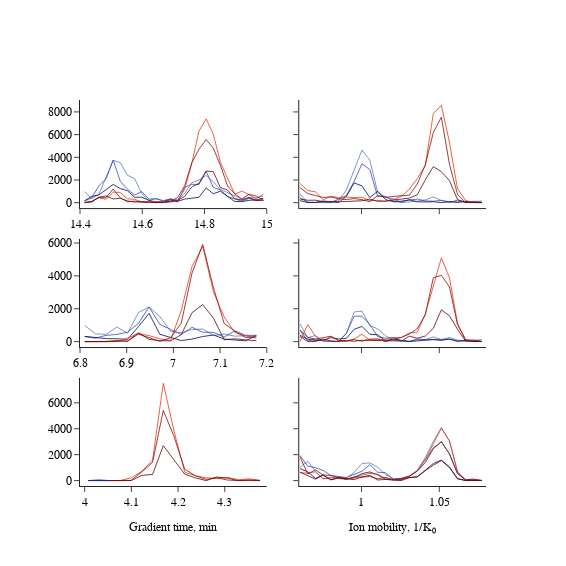

Notebook code for this chart:
### Code cell
fig = make_subplots(rows = 3, cols = 2,shared_yaxes=True,
                    horizontal_spacing=0.08, vertical_spacing = 0.08)
#XIC pS1 10 min gradient time
fig.add_trace(go.Scatter(x = MS1_pS1_XIC_10min.iloc[:,0], y = MS1_pS1_XIC_10min.iloc[:,1], mode = 'lines',
                         line_color = '#577BC1',
                        line = dict(width = 0.8)),
               row = 3, col = 1)
fig.add_trace(go.Scatter(x = MS1_pS1_XIC_10min.iloc[:,0], y = MS1_pS1_XIC_10min.iloc[:,2], mode = 'lines',
                        line_color = '#344CB7',
                        line = dict(width = 0.8)), 
               row = 3, col = 1)
fig.add_trace(go.Scatter(x = MS1_pS1_XIC_10min.iloc[:,0], y = MS1_pS1_XIC_10min.iloc[:,3], mode = 'lines',
                        line_color = '#000957',
                        line = dict(width = 0.8)), 
               row = 3, col = 1)
#XIC pS2 10 min gradient time
fig.add_trace(go.Scatter(x = MS1_pS2_XIC_10min.iloc[:,0], y = MS1_pS2_XIC_10min.iloc[:,1], mode = 'lines',
                        line_color = '#E83A14',
                        line = dict(width = 0.8)), 
               row = 3, col = 1)
fig.add_trace(go.Scatter(x = MS1_pS2_XIC_10min.iloc[:,0], y = MS1_pS2_XIC_10min.iloc[:,2], mode = 'lines',
                        line_color = '#890F0D',
                        line = dict(width = 0.8)), 
               row = 3, col = 1)
fig.add_trace(go.Scatter(x = MS1_pS2_XIC_10min.iloc[:,0], y = MS1_pS2_XIC_10min.iloc[:,3], mode = 'lines',
                        line_color = '#630606',
                        line = dict(width = 0.8)), 
               row = 3, col = 1)
#IM pS1 10 min gradient time
fig.add_trace(go.Scatter(x = MS1_pS1_IM_10min.iloc[:,0], y = MS1_pS1_IM_10min.iloc[:,1], mode = 'lines',
                        line_color = '#577BC1',
                        line = dict(width = 0.8)), 
               row = 3, col = 2)
fig.add_trace(go.Scatter(x = MS1_pS1_IM_10min.iloc[:,0], y = MS1_pS1_IM_10min.iloc[:,2], mode = 'lines',
                        line_color = '#344CB7',
                        line = dict(width = 0.8)), 
               row = 3, col = 2)
fig.add_trace(go.Scatter(x = MS1_pS1_IM_10min.iloc[:,0], y = MS1_pS1_IM_10min.iloc[:,3], mode = 'lines',
                        line_color = '#000957',
                        line = dict(width = 0.8)), 
               row = 3, col = 2)
#IM pS2 10 min gradient time
fig.add_trace(go.Scatter(x = MS1_pS2_IM_10min.iloc[:,0], y = MS1_pS2_IM_10min.iloc[:,1], mode = 'lines',
                        line_color = '#E83A14',
                        line = dict(width = 0.8)), 
               row = 3, col = 2)
fig.add_trace(go.Scatter(x = MS1_pS2_IM_10min.iloc[:,0], y = MS1_pS2_IM_10min.iloc[:,2], mode = 'lines',
                        line_color = '#890F0D',
                        line = dict(width = 0.8)), 
               row = 3, col = 2)
fig.add_trace(go.Scatter(x = MS1_pS2_IM_10min.iloc[:,0], y = MS1_pS2_IM_10min.iloc[:,3], mode = 'lines',
                        line_color = '#630606',
                        line = dict(width = 0.8)), 
               row = 3, col = 2)
#########################
#########################
#XIC pS1 21 min gradient time
fig.add_trace(go.Scatter(x = MS1_pS1_XIC_21min.iloc[:,0], y = MS1_pS1_XIC_21min.iloc[:,1], mode = 'lines',
                        line_color = '#577BC1',
                        line = dict(width = 0.8)),
               row = 2, col = 1)
fig.add_trace(go.Scatter(x = MS1_pS1_XIC_21min.iloc[:,0], y = MS1_pS1_XIC_21min.iloc[:,2], mode = 'lines',
                        line_color = '#344CB7',
                        line = dict(width = 0.8)), 
               row = 2, col = 1)
fig.add_trace(go.Scatter(x = MS1_pS1_XIC_21min.iloc[:,0], y = MS1_pS1_XIC_21min.iloc[:,3], mode = 'lines',
                        line_color = '#000957',
                        line = dict(width = 0.8)), 
               row = 2, col = 1)
#XIC pS2 21 min gradient time
fig.add_trace(go.Scatter(x = MS1_pS2_XIC_21min.iloc[:,0], y = MS1_pS2_XIC_21min.iloc[:,1], mode = 'lines',
                        line_color = '#E83A14',
                        line = dict(width = 0.8)), 
               row = 2, col = 1)
fig.add_trace(go.Scatter(x = MS1_pS2_XIC_21min.iloc[:,0], y = MS1_pS2_XIC_21min.iloc[:,2], mode = 'lines',
                        line_color = '#890F0D',
                        line = dict(width = 0.8)), 
               row = 2, col = 1)
fig.add_trace(go.Scatter(x = MS1_pS2_XIC_21min.iloc[:,0], y = MS1_pS2_XIC_21min.iloc[:,3], mode = 'lines',
                        line_color = '#630606',
                        line = dict(width = 0.8)), 
               row = 2, col = 1)
#IM pS1 21 min gradient time
fig.add_trace(go.Scatter(x = MS1_pS1_IM_21min.iloc[:,0], y = MS1_pS1_IM_21min.iloc[:,1], mode = 'lines',
                        line_color = '#577BC1',
                        line = dict(width = 0.8)), 
               row = 2, col = 2)
fig.add_trace(go.Scatter(x = MS1_pS1_IM_21min.iloc[:,0], y = MS1_pS1_IM_21min.iloc[:,2], mode = 'lines',
                        line_color = '#344CB7',
                        line = dict(width = 0.8)), 
               row = 2, col = 2)
fig.add_trace(go.Scatter(x = MS1_pS1_IM_21min.iloc[:,0], y = MS1_pS1_IM_21min.iloc[:,3], mode = 'lines',
                        line_color = '#000957',
                        line = dict(width = 0.8)), 
               row = 2, col = 2)
#IM pS2 21 min gradient time
fig.add_trace(go.Scatter(x = MS1_pS2_IM_21min.iloc[:,0], y = MS1_pS2_IM_21min.iloc[:,1], mode = 'lines',
                        line_color = '#E83A14',
                        line = dict(width = 0.8)), 
               row = 2, col = 2)
fig.add_trace(go.Scatter(x = MS1_pS2_IM_21min.iloc[:,0], y = MS1_pS2_IM_21min.iloc[:,2], mode = 'lines',
                        line_color = '#890F0D',
                        line = dict(width = 0.8)), 
               row = 2, col = 2)
fig.add_trace(go.Scatter(x = MS1_pS2_IM_21min.iloc[:,0], y = MS1_pS2_IM_21min.iloc[:,3], mode = 'lines',
                        line_color = '#630606',
                        line = dict(width = 0.8)), 
               row = 2, col = 2)
###########################
###########################
#XIC pS1 60 min gradient time
fig.add_trace(go.Scatter(x = MS1_pS1_XIC_60min.iloc[:,0], y = MS1_pS1_XIC_60min.iloc[:,1], mode = 'lines',
                        line_color = '#577BC1',
                        line = dict(width = 0.8)),
               row = 1, col = 1)
fig.add_trace(go.Scatter(x = MS1_pS1_XIC_60min.iloc[:,0], y = MS1_pS1_XIC_60min.iloc[:,2], mode = 'lines',
                        line_color = '#344CB7',
                        line = dict(width = 0.8)), 
               row = 1, col = 1)
fig.add_trace(go.Scatter(x = MS1_pS1_XIC_60min.iloc[:,0], y = MS1_pS1_XIC_60min.iloc[:,3], mode = 'lines',
                        line_color = '#000957',
                        line = dict(width = 0.8)), 
               row = 1, col = 1)
#XIC pS2 60 min gradient time
fig.add_trace(go.Scatter(x = MS1_pS2_XIC_60min.iloc[:,0], y = MS1_pS2_XIC_60min.iloc[:,1], mode = 'lines',
                        line_color = '#E83A14',
                        line = dict(width = 0.8)), 
               row = 1, col = 1)
fig.add_trace(go.Scatter(x = MS1_pS2_XIC_60min.iloc[:,0], y = MS1_pS2_XIC_60min.iloc[:,2], mode = 'lines',
                        line_color = '#890F0D',
                        line = dict(width = 0.8)), 
               row = 1, col = 1)
fig.add_trace(go.Scatter(x = MS1_pS2_XIC_60min.iloc[:,0], y = MS1_pS2_XIC_60min.iloc[:,3], mode = 'lines',
                        line_color = '#630606',
                        line = dict(width = 0.8)), 
               row = 1, col = 1)
#IM pS1 60 min gradient time
fig.add_trace(go.Scatter(x = MS1_pS1_IM_60min.iloc[:,0], y = MS1_pS1_IM_60min.iloc[:,1], mode = 'lines',
                        line_color = '#577BC1',
                        line = dict(width = 0.8)), 
               row = 1, col = 2)
fig.add_trace(go.Scatter(x = MS1_pS1_IM_60min.iloc[:,0], y = MS1_pS1_IM_60min.iloc[:,2], mode = 'lines',
                        line_color = '#344CB7',
                        line = dict(width = 0.8)), 
               row = 1, col = 2)
fig.add_trace(go.Scatter(x = MS1_pS1_IM_60min.iloc[:,0], y = MS1_pS1_IM_60min.iloc[:,3], mode = 'lines',
                        line_color = '#000957',
                        line = dict(width = 0.8)), 
               row = 1, col = 2)
#IM pS2 60 min gradient time
fig.add_trace(go.Scatter(x = MS1_pS2_IM_60min.iloc[:,0], y = MS1_pS2_IM_60min.iloc[:,1], mode = 'lines',
                        line_color = '#E83A14',
                        line = dict(width = 0.8)), 
               row = 1, col = 2)
fig.add_trace(go.Scatter(x = MS1_pS2_IM_60min.iloc[:,0], y = MS1_pS2_IM_60min.iloc[:,2], mode = 'lines',
                        line_color = '#890F0D',
                        line = dict(width = 0.8)), 
               row = 1, col = 2)
fig.add_trace(go.Scatter(x = MS1_pS2_IM_60min.iloc[:,0], y = MS1_pS2_IM_60min.iloc[:,3], mode = 'lines',
                        line_color = '#630606',
                        line = dict(width = 0.8)), 
               row = 1, col = 2)
fig.update_layout(template = 'simple_white', width = 566.929133865, height = 566.929133865, showlegend = False, 
                  xaxis2 = dict(range=[0.96, 1.08], showticklabels = False),
                 xaxis1 = dict(range=[14.4, 15]),
                 xaxis3 = dict(range=[6.8, 7.2]),
                 xaxis4 = dict(range=[0.96, 1.08],showticklabels = False),
                 xaxis6 = dict(range=[0.96, 1.08]),
                 xaxis5 = dict(range=[3.99, 4.39]),
                 xaxis5_title = 'Gradient time, min',
                 xaxis6_title = 'Ion mobility, 1/K₀')
fig.update_yaxes(title_font=dict(size=12, family='Arial', color='black'),
                tickfont = dict(
      family = 'Arial',
      size = 12,
      color = 'black'
      ))
fig.update_xaxes(title_font=dict(size=12, family='Arial', color='black'),
                tickfont = dict(
      family = 'Arial',
      size = 12,
      color = 'black'
      ))
#fig.write_image('fig4C_mod.pdf')

### Figure 1 — Plotly figure (JSON) as saved in the notebook; plotly's stock layout.template omitted (floating-point values rounded to 4 significant figures)
{"data": [{"line": {"color": "#577BC1", "width": 0.8}, "mode": "lines", "type": "scatter", "x": [4.008, 4.031, 4.054], "xaxis": "x5", "y": [0.3586, 0.9485, 0.1374], "yaxis": "y5"}, {"line": {"color": "#344CB7", "width": 0.8}, "mode": "lines", "type": "scatter", "x": [4.008, 4.031, 4.054], "xaxis": "x5", "y": [0.6523, 65, 0.0666], "yaxis": "y5"}, {"line": {"color": "#000957", "width": 0.8}, "mode": "lines", "type": "scatter", "x": [4.008, 4.031, 4.054], "xaxis": "x5", "y": [0.232, 0.7872, 0.1222], "yaxis": "y5"}, {"line": {"color": "#E83A14", "width": 0.8}, "mode": "lines", "type": "scatter", "x": [4.054, 4.077, 4.099, 4.122, 4.145, 4.168, 4.191, 4.214, 4.237, 4.26, 4.283, 4.306, 4.329, 4.352, 4.375], "xaxis": "x5", "y": [0.08458, 0.2371, 218, 708, 1578, 7504, 3826, 639, 382, 211, 173, 248, 69, 135, 35], "yaxis": "y5"}, {"line": {"color": "#890F0D", "width": 0.8}, "mode": "lines", "type": "scatter", "x": [4.054, 4.077, 4.099, 4.122, 4.145, 4.168, 4.191, 4.214, 4.237, 4.26, 4.283, 4.306, 4.329, 4.352, 4.375], "xaxis": "x5", "y": [0.3373, 0.2398, 23, 673, 1395, 5420, 3411, 873, 371, 90, 217, 41, 0.8733, 61, 0.3068], "yaxis": "y5"}, {"line": {"color": "#630606", "width": 0.8}, "mode": "lines", "type": "scatter", "x": [4.054, 4.077, 4.099, 4.122, 4.145, 4.168, 4.191, 4.214, 4.237, 4.26, 4.283, 4.306, 4.329, 4.352, 4.375], "xaxis": "x5", "y": [0.5032, 0.7675, 0.4983, 399, 478, 2696, 1562, 499, 208, 0.06763, 282, 181, 0.7071, 0.1853, 0.6475], "yaxis": "y5"}, {"line": {"color": "#577BC1", "width": 0.8}, "mode": "lines", "type": "scatter", "x": [0.9605, 0.9654, 0.9704, 0.9753, 0.9803, 0.9853, 0.9903, 0.9953, 1.0, 1.005, 1.01, 1.015, 1.021, 1.026, 1.031, 1.036, 1.041, 1.046, 1.051, 1.057, 1.062, 1.067, 1.072, 1.077], "xaxis": "x6", "y": [1021, 1494, 725.7, 138.2, 226.2, 251.1, 217.3, 623.7, 1315, 1369.0, 1030.0, 461.2, 153.3, 81.96, 325.7, 779.8, 1775.0, 3023.0, 4086.0, 3084.0, 732.7, 45.76, 9.85, 10.25], "yaxis": "y6"}, {"line": {"color": "#344CB7", "width": 0.8}, "mode": "lines", "type": "scatter", "x": [0.9605, 0.9654, 0.9704, 0.9753, 0.9803, 0.9853, 0.9903, 0.9953, 1.0, 1.005, 1.01, 1.015, 1.021, 1.026, 1.031, 1.036, 1.041, 1.046, 1.051, 1.057, 1.062, 1.067, 1.072, 1.077], "xaxis": "x6", "y": [1929, 1119, 996.1, 786.4, 394.1, 336.1, 236.9, 487.2, 723.1, 1232.0, 646.5, 615.0, 93.25, 170.9, 347.5, 758.3, 1591.0, 2522, 3001.0, 2069.0, 544.0, 82.54, 107.6, 9.33], "yaxis": "y6"}, {"line": {"color": "#000957", "width": 0.8}, "mode": "lines", "type": "scatter", "x": [0.9605, 0.9654, 0.9704, 0.9753, 0.9803, 0.9853, 0.9903, 0.9953, 1.0, 1.005, 1.01, 1.015, 1.021, 1.026, 1.031, 1.036, 1.041, 1.046, 1.051, 1.057, 1.062, 1.067, 1.072, 1.077], "xaxis": "x6", "y": [920.7, 677.2, 174.1, 430.8, 63.37, 213.4, 139.9, 234.3, 539.2, 664.9, 442.6, 111.4, 87.01, 108.3, 233.9, 291.4, 800.8, 1319.0, 1579.0, 1055.0, 145.9, 8.671, 11.1, 9.645], "yaxis": "y6"}, {"line": {"color": "#E83A14", "width": 0.8}, "mode": "lines", "type": "scatter", "x": [0.9605, 0.9654, 0.9704, 0.9753, 0.9803, 0.9853, 0.9903, 0.9953, 1.0, 1.005, 1.01, 1.015, 1.021, 1.026, 1.031, 1.036, 1.041, 1.046, 1.051, 1.057, 1.062, 1.067, 1.072, 1.077], "xaxis": "x6", "y": [612, 579, 679, 134.6, 223.1, 146.0, 132.2, 183.7, 423, 543.2, 503.9, 152.2, 47.25, 46.31, 323.3, 738.4, 1632, 2896, 4032.0, 3042, 632, 43.38, 6.566, 6.836], "yaxis": "y6"}, {"line": {"color": "#890F0D", "width": 0.8}, "mode": "lines", "type": "scatter", "x": [0.9605, 0.9654, 0.9704, 0.9753, 0.9803, 0.9853, 0.9903, 0.9953, 1.0, 1.005, 1.01, 1.015, 1.021, 1.026, 1.031, 1.036, 1.041, 1.046, 1.051, 1.057, 1.062, 1.067, 1.072, 1.077], "xaxis": "x6", "y": [1828, 512, 830, 435.4, 392.0, 242.6, 74.25, 295, 263.1, 313.0, 143.5, 243.0, 66.69, 168, 344.5, 731.2, 1385, 2467, 2998, 2058, 541.3, 53.65, 104.1, 6.22], "yaxis": "y6"}, {"line": {"color": "#630606", "width": 0.8}, "mode": "lines", "type": "scatter", "x": [0.9605, 0.9654, 0.9704, 0.9753, 0.9803, 0.9853, 0.9903, 0.9953, 1.0, 1.005, 1.01, 1.015, 1.021, 1.026, 1.031, 1.036, 1.041, 1.046, 1.051, 1.057, 1.062, 1.067, 1.072, 1.077], "xaxis": "x6", "y": [650.3, 388.2, 108.4, 419.9, 60.19, 210.7, 136.4, 71.27, 281.2, 407.0, 43.73, 90.95, 33.01, 5.808, 231.3, 289.1, 760.9, 1190, 1543.0, 1010, 142.0, 5.781, 7.399, 6.43], "yaxis": "y6"}, {"line": {"color": "#577BC1", "width": 0.8}, "mode": "lines", "type": "scatter", "x": [6.81, 6.833, 6.856, 6.879, 6.902, 6.925, 6.948, 6.971, 6.994, 7.017, 7.04, 7.063, 7.086, 7.109, 7.132, 7.155, 7.178], "xaxis": "x3", "y": [983, 474, 440, 892, 515, 1761, 2108, 1527, 630, 544, 734, 771, 373, 463, 333, 362, 219], "yaxis": "y3"}, {"line": {"color": "#344CB7", "width": 0.8}, "mode": "lines", "type": "scatter", "x": [6.81, 6.833, 6.856, 6.879, 6.902, 6.925, 6.948, 6.971, 6.994, 7.017, 7.04, 7.063, 7.086, 7.109, 7.132, 7.155, 7.178], "xaxis": "x3", "y": [306, 213, 382, 440, 575, 1108, 2109, 1051, 750, 429, 870, 570, 562, 273, 659, 386, 381], "yaxis": "y3"}, {"line": {"color": "#000957", "width": 0.8}, "mode": "lines", "type": "scatter", "x": [6.81, 6.833, 6.856, 6.879, 6.902, 6.925, 6.948, 6.971, 6.994, 7.017, 7.04, 7.063, 7.086, 7.109, 7.132, 7.155, 7.178], "xaxis": "x3", "y": [321, 257, 183, 175, 143, 904, 1715, 447, 248, 66, 157, 312, 405, 157, 100, 52, 382], "yaxis": "y3"}, {"line": {"color": "#E83A14", "width": 0.8}, "mode": "lines", "type": "scatter", "x": [6.81, 6.833, 6.856, 6.879, 6.902, 6.925, 6.948, 6.971, 6.994, 7.017, 7.04, 7.063, 7.086, 7.109, 7.132, 7.155, 7.178], "xaxis": "x3", "y": [0.5773, 0.4167, 0.3358, 0.3467, 206, 498, 363, 176, 65, 1896, 4564, 5788, 3022, 1500, 548, 344, 332], "yaxis": "y3"}, {"line": {"color": "#890F0D", "width": 0.8}, "mode": "lines", "type": "scatter", "x": [6.81, 6.833, 6.856, 6.879, 6.902, 6.925, 6.948, 6.971, 6.994, 7.017, 7.04, 7.063, 7.086, 7.109, 7.132, 7.155, 7.178], "xaxis": "x3", "y": [0.1369, 0.7377, 0.3687, 66, 22, 464, 257, 21, 234, 1125, 4166, 5915, 3282, 1106, 636, 247, 286], "yaxis": "y3"}, {"line": {"color": "#630606", "width": 0.8}, "mode": "lines", "type": "scatter", "x": [6.81, 6.833, 6.856, 6.879, 6.902, 6.925, 6.948, 6.971, 6.994, 7.017, 7.04, 7.063, 7.086, 7.109, 7.132, 7.155, 7.178], "xaxis": "x3", "y": [0.0116, 0.9786, 0.8256, 0.8689, 37, 541, 139, 60, 45, 428, 1758, 2246, 1428, 114, 172, 110, 56], "yaxis": "y3"}, {"line": {"color": "#577BC1", "width": 0.8}, "mode": "lines", "type": "scatter", "x": [0.9605, 0.9654, 0.9704, 0.9753, 0.9803, 0.9853, 0.9903, 0.9953, 1.0, 1.005, 1.01, 1.015, 1.021, 1.026, 1.031, 1.036, 1.041, 1.046, 1.051, 1.057, 1.062, 1.067, 1.072, 1.077], "xaxis": "x4", "y": [1070, 243.1, 372.1, 8.955, 7.749, 5.202, 505.2, 1806, 1855, 977, 779.8, 355.3, 75.33, 81.96, 5.845, 178.2, 125.0, 281.9, 124.8, 251.5, 99.95, 5.951, 69.57, 124.8], "yaxis": "y4"}, {"line": {"color": "#344CB7", "width": 0.8}, "mode": "lines", "type": "scatter", "x": [0.9605, 0.9654, 0.9704, 0.9753, 0.9803, 0.9853, 0.9903, 0.9953, 1.0, 1.005, 1.01, 1.015, 1.021, 1.026, 1.031, 1.036, 1.041, 1.046, 1.051, 1.057, 1.062, 1.067, 1.072, 1.077], "xaxis": "x4", "y": [676.0, 47.88, 155.4, 90.75, 5.227, 7.775, 507.2, 1553, 1543, 1040, 301.5, 208.0, 252.7, 37.72, 23.99, 120.5, 123.6, 109.6, 131.0, 142.8, 50.38, 59.54, 53.85, 7.775], "yaxis": "y4"}, {"line": {"color": "#000957", "width": 0.8}, "mode": "lines", "type": "scatter", "x": [0.9605, 0.9654, 0.9704, 0.9753, 0.9803, 0.9853, 0.9903, 0.9953, 1.0, 1.005, 1.01, 1.015, 1.021, 1.026, 1.031, 1.036, 1.041, 1.046, 1.051, 1.057, 1.062, 1.067, 1.072, 1.077], "xaxis": "x4", "y": [383.0, 153.2, 70.8, 78.65, 242.8, 160.1, 196.2, 751, 927.2, 446.9, 418.8, 44.9, 170.0, 59.81, 6.438, 59.56, 89.68, 121.8, 72.3, 160.8, 9.927, 90.78, 94.4, 8.037], "yaxis": "y4"}, {"line": {"color": "#E83A14", "width": 0.8}, "mode": "lines", "type": "scatter", "x": [0.9605, 0.9654, 0.9704, 0.9753, 0.9803, 0.9853, 0.9903, 0.9953, 1.0, 1.005, 1.01, 1.015, 1.021, 1.026, 1.031, 1.036, 1.041, 1.046, 1.051, 1.057, 1.062, 1.067, 1.072, 1.077], "xaxis": "x4", "y": [9.735, 1044.0, 319.7, 40.16, 305.1, 59.12, 24.46, 169.7, 449, 94.3, 119.6, 124.2, 243.2, 244.3, 529.2, 572, 1679, 3323, 5092, 3887, 1115.0, 95.76, 60.57, 8.545], "yaxis": "y4"}, {"line": {"color": "#890F0D", "width": 0.8}, "mode": "lines", "type": "scatter", "x": [0.9605, 0.9654, 0.9704, 0.9753, 0.9803, 0.9853, 0.9903, 0.9953, 1.0, 1.005, 1.01, 1.015, 1.021, 1.026, 1.031, 1.036, 1.041, 1.046, 1.051, 1.057, 1.062, 1.067, 1.072, 1.077], "xaxis": "x4", "y": [713.0, 257.4, 151.3, 233.9, 329.1, 73.22, 43.87, 122.4, 25.52, 152.1, 167.7, 9.891, 132.7, 258.9, 465.5, 789, 1633, 3894, 4029, 3328.0, 1025.0, 108.5, 8.564, 7.775], "yaxis": "y4"}, {"line": {"color": "#630606", "width": 0.8}, "mode": "lines", "type": "scatter", "x": [0.9605, 0.9654, 0.9704, 0.9753, 0.9803, 0.9853, 0.9903, 0.9953, 1.0, 1.005, 1.01, 1.015, 1.021, 1.026, 1.031, 1.036, 1.041, 1.046, 1.051, 1.057, 1.062, 1.067, 1.072, 1.077], "xaxis": "x4", "y": [313.7, 6.037, 8.5, 153.7, 53.78, 6.767, 56.87, 28.54, 85.97, 74.92, 96.73, 42.9, 37.01, 35.81, 332.6, 206.4, 339.9, 810.5, 1935, 1574.0, 744.0, 40.78, 9.249, 8.037], "yaxis": "y4"}, {"line": {"color": "#577BC1", "width": 0.8}, "mode": "lines", "type": "scatter", "x": [14.41, 14.44, 14.46, 14.48, 14.51, 14.53, 14.55, 14.58, 14.6, 14.62, 14.64, 14.67, 14.69, 14.71, 14.74, 14.76, 14.78, 14.81, 14.83, 14.85, 14.87, 14.9, 14.92, 14.94, 14.97, 14.99], "xaxis": "x", "y": [981, 370, 725, 2181, 3731, 3524, 2412, 2126, 796, 190, 369, 183, 348, 240, 790, 1772, 1995, 2398, 1841, 1172, 896, 565, 303, 443, 424, 607], "yaxis": "y"}, {"line": {"color": "#344CB7", "width": 0.8}, "mode": "lines", "type": "scatter", "x": [14.41, 14.44, 14.46, 14.48, 14.51, 14.53, 14.55, 14.58, 14.6, 14.62, 14.64, 14.67, 14.69, 14.71, 14.74, 14.76, 14.78, 14.81, 14.83, 14.85, 14.87, 14.9, 14.92, 14.94, 14.97, 14.99], "xaxis": "x", "y": [156, 423, 1486, 2094, 3760, 1876, 1195, 670, 980, 309, 343, 141, 309, 55, 1350, 1629, 1599, 2768, 1344, 1125, 540, 355, 130, 378, 176, 256], "yaxis": "y"}, {"line": {"color": "#000957", "width": 0.8}, "mode": "lines", "type": "scatter", "x": [14.41, 14.44, 14.46, 14.48, 14.51, 14.53, 14.55, 14.58, 14.6, 14.62, 14.64, 14.67, 14.69, 14.71, 14.74, 14.76, 14.78, 14.81, 14.83, 14.85, 14.87, 14.9, 14.92, 14.94, 14.97, 14.99], "xaxis": "x", "y": [164, 555, 689, 1115, 1607, 1244, 1051, 480, 484, 203, 61, 74, 255, 115, 316, 397, 473, 1305, 788, 1007, 545, 109, 92, 208, 243, 393], "yaxis": "y"}, {"line": {"color": "#E83A14", "width": 0.8}, "mode": "lines", "type": "scatter", "x": [14.41, 14.44, 14.46, 14.48, 14.51, 14.53, 14.55, 14.58, 14.6, 14.62, 14.64, 14.67, 14.69, 14.71, 14.74, 14.76, 14.78, 14.81, 14.83, 14.85, 14.87, 14.9, 14.92, 14.94, 14.97, 14.99], "xaxis": "x", "y": [29, 106, 448, 291, 929, 906, 337, 302, 69, 81, 52, 126, 97, 189, 1167, 3466, 6317, 7377, 6046, 3554, 2127, 744, 1017, 670, 359, 742], "yaxis": "y"}, {"line": {"color": "#890F0D", "width": 0.8}, "mode": "lines", "type": "scatter", "x": [14.41, 14.44, 14.46, 14.48, 14.51, 14.53, 14.55, 14.58, 14.6, 14.62, 14.64, 14.67, 14.69, 14.71, 14.74, 14.76, 14.78, 14.81, 14.83, 14.85, 14.87, 14.9, 14.92, 14.94, 14.97, 14.99], "xaxis": "x", "y": [0.6399, 128, 447, 437, 1207, 418, 84, 141, 37, 0.7673, 0.4681, 34, 138, 432, 1491, 3531, 4710, 5569, 4813, 3296, 1466, 789, 319, 742, 587, 204], "yaxis": "y"}, {"line": {"color": "#630606", "width": 0.8}, "mode": "lines", "type": "scatter", "x": [14.41, 14.44, 14.46, 14.48, 14.51, 14.53, 14.55, 14.58, 14.6, 14.62, 14.64, 14.67, 14.69, 14.71, 14.74, 14.76, 14.78, 14.81, 14.83, 14.85, 14.87, 14.9, 14.92, 14.94, 14.97, 14.99], "xaxis": "x", "y": [0.257, 52, 489, 596, 322, 398, 152, 59, 89, 38, 0.03879, 0.1898, 67, 196, 549, 1384, 1707, 2786, 2740, 1331, 1108, 349, 236, 455, 203, 202], "yaxis": "y"}, {"line": {"color": "#577BC1", "width": 0.8}, "mode": "lines", "type": "scatter", "x": [0.9605, 0.9654, 0.9704, 0.9753, 0.9803, 0.9853, 0.9903, 0.9953, 1.0, 1.005, 1.01, 1.015, 1.021, 1.026, 1.031, 1.036, 1.041, 1.046, 1.051, 1.057, 1.062, 1.067, 1.072, 1.077], "xaxis": "x2", "y": [763.8, 6.307, 10.11, 99.96, 56.75, 170.2, 1122.0, 2825, 4639.0, 3744, 892, 491.3, 329.2, 9.925, 53.84, 136.6, 247.0, 498.9, 196.7, 88.5, 103.0, 75.95, 119.2, 10.25], "yaxis": "y2"}, {"line": {"color": "#344CB7", "width": 0.8}, "mode": "lines", "type": "scatter", "x": [0.9605, 0.9654, 0.9704, 0.9753, 0.9803, 0.9853, 0.9903, 0.9953, 1.0, 1.005, 1.01, 1.015, 1.021, 1.026, 1.031, 1.036, 1.041, 1.046, 1.051, 1.057, 1.062, 1.067, 1.072, 1.077], "xaxis": "x2", "y": [416.5, 48.6, 6.823, 8.62, 6.272, 316.2, 611.9, 1885, 3436, 2913, 548.5, 560.9, 108.3, 141.7, 195.0, 314.3, 155.4, 128.9, 199.4, 10.25, 227.4, 51.42, 110.6, 126.2], "yaxis": "y2"}, {"line": {"color": "#000957", "width": 0.8}, "mode": "lines", "type": "scatter", "x": [0.9605, 0.9654, 0.9704, 0.9753, 0.9803, 0.9853, 0.9903, 0.9953, 1.0, 1.005, 1.01, 1.015, 1.021, 1.026, 1.031, 1.036, 1.041, 1.046, 1.051, 1.057, 1.062, 1.067, 1.072, 1.077], "xaxis": "x2", "y": [178.3, 7.244, 34.8, 149.6, 80.97, 8.121, 547.4, 1739, 1479.0, 444.9, 1009, 271.4, 77.01, 74.26, 263.6, 73.7, 68.6, 84.33, 6.443, 88.66, 11.91, 120.3, 11.1, 9.645], "yaxis": "y2"}, {"line": {"color": "#E83A14", "width": 0.8}, "mode": "lines", "type": "scatter", "x": [0.9605, 0.9654, 0.9704, 0.9753, 0.9803, 0.9853, 0.9903, 0.9953, 1.0, 1.005, 1.01, 1.015, 1.021, 1.026, 1.031, 1.036, 1.041, 1.046, 1.051, 1.057, 1.062, 1.067, 1.072, 1.077], "xaxis": "x2", "y": [1691.0, 1071.0, 958.4, 259.0, 573.6, 458.1, 501.3, 445.0, 479.8, 171.6, 209.6, 106.7, 267.2, 558.6, 1190.0, 2132, 3271, 7852, 8574, 5340.0, 1222.0, 194.1, 13.13, 13.67], "yaxis": "y2"}, {"line": {"color": "#890F0D", "width": 0.8}, "mode": "lines", "type": "scatter", "x": [0.9605, 0.9654, 0.9704, 0.9753, 0.9803, 0.9853, 0.9903, 0.9953, 1.0, 1.005, 1.01, 1.015, 1.021, 1.026, 1.031, 1.036, 1.041, 1.046, 1.051, 1.057, 1.062, 1.067, 1.072, 1.077], "xaxis": "x2", "y": [1322.0, 809.4, 628.3, 466.2, 497.2, 343.2, 274.9, 361.5, 268.1, 77.26, 631.2, 462.0, 551.7, 634.1, 665.0, 1641, 3348, 6183, 7538, 3391.0, 727.0, 15.07, 13.7, 12.44], "yaxis": "y2"}, {"line": {"color": "#630606", "width": 0.8}, "mode": "lines", "type": "scatter", "x": [0.9605, 0.9654, 0.9704, 0.9753, 0.9803, 0.9853, 0.9903, 0.9953, 1.0, 1.005, 1.01, 1.015, 1.021, 1.026, 1.031, 1.036, 1.041, 1.046, 1.051, 1.057, 1.062, 1.067, 1.072, 1.077], "xaxis": "x2", "y": [322.6, 211.0, 221.2, 87.38, 82.15, 74.12, 98.3, 141.8, 166.2, 314.8, 121.4, 143.9, 235.0, 339.4, 401.9, 696.4, 2012, 3178, 2737, 1945.0, 275.9, 11.56, 14.8, 12.86], "yaxis": "y2"}], "layout": {"height": 566.9, "showlegend": false, "width": 566.9, "xaxis": {"anchor": "y", "domain": [0, 0.46], "range": [14.4, 15], "tickfont": {"color": "black", "family": "Arial", "size": 12}, "title": {"font": {"color": "black", "family": "Arial", "size": 12}}}, "xaxis2": {"anchor": "y2", "domain": [0.54, 1], "range": [0.96, 1.08], "showticklabels": false, "tickfont": {"color": "black", "family": "Arial", "size": 12}, "title": {"font": {"color": "black", "family": "Arial", "size": 12}}}, "xaxis3": {"anchor": "y3", "domain": [0, 0.46], "range": [6.8, 7.2], "tickfont": {"color": "black", "family": "Arial", "size": 12}, "title": {"font": {"color": "black", "family": "Arial", "size": 12}}}, "xaxis4": {"anchor": "y4", "domain": [0.54, 1], "range": [0.96, 1.08], "showticklabels": false, "tickfont": {"color": "black", "family": "Arial", "size": 12}, "title": {"font": {"color": "black", "family": "Arial", "size": 12}}}, "xaxis5": {"anchor": "y5", "domain": [0, 0.46], "range": [3.99, 4.39], "tickfont": {"color": "black", "family": "Arial", "size": 12}, "title": {"font": {"color": "black", "family": "Arial", "size": 12}, "text": "Gradient time, min"}}, "xaxis6": {"anchor": "y6", "domain": [0.54, 1], "range": [0.96, 1.08], "tickfont": {"color": "black", "family": "Arial", "size": 12}, "title": {"font": {"color": "black", "family": "Arial", "size": 12}, "text": "Ion mobility, 1/K₀"}}, "yaxis": {"anchor": "x", "domain": [0.72, 1], "tickfont": {"color": "black", "family": "Arial", "size": 12}, "title": {"font": {"color": "black", "family": "Arial", "size": 12}}}, "yaxis2": {"anchor": "x2", "domain": [0.72, 1], "matches": "y", "showticklabels": false, "tickfont": {"color": "black", "family": "Arial", "size": 12}, "title": {"font": {"color": "black", "family": "Arial", "size": 12}}}, "yaxis3": {"anchor": "x3", "domain": [0.36, 0.64], "tickfont": {"color": "black", "family": "Arial", "size": 12}, "title": {"font": {"color": "black", "family": "Arial", "size": 12}}}, "yaxis4": {"anchor": "x4", "domain": [0.36, 0.64], "matches": "y3", "showticklabels": false, "tickfont": {"color": "black", "family": "Arial", "size": 12}, "title": {"font": {"color": "black", "family": "Arial", "size": 12}}}, "yaxis5": {"anchor": "x5", "domain": [0, 0.28], "tickfont": {"color": "black", "family": "Arial", "size": 12}, "title": {"font": {"color": "black", "family": "Arial", "size": 12}}}, "yaxis6": {"anchor": "x6", "domain": [0, 0.28], "matches": "y5", "showticklabels": false, "tickfont": {"color": "black", "family": "Arial", "size": 12}, "title": {"font": {"color": "black", "family": "Arial", "size": 12}}}}}
